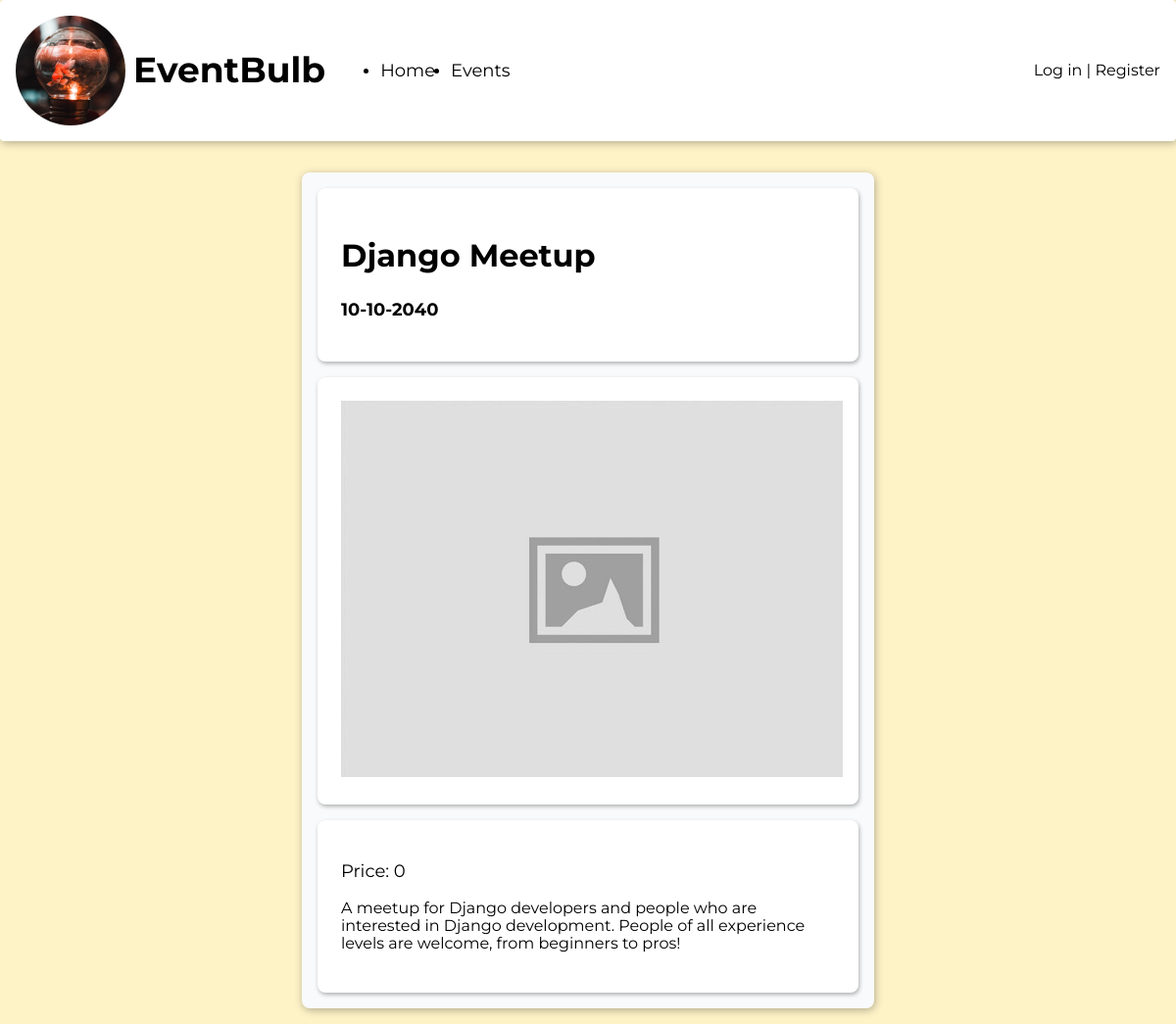
The app's page /events/1/ with its own data.
### events/models.py (models this page shows)
class Event(models.Model):
    title = models.CharField(max_length=255)
    description = models.TextField()
    datetime = models.DateTimeField()
    cost = models.IntegerField()

### events/views.py (the view)
# urls.py: path('<int:id>/', views.details, name="events_details"),
def details(request, id):
    event = get_object_or_404(Event, id=id)
    print(event)
    return render(request, 'events/details.html', {'event': event})

### templates/events/details.html
{% extends 'base.html' %}
{% load static %}
{% block content %}
  <main class="wrap-content">
    <div class="card-background half-width event-details">
      <section class="card event-header">
        <div class="event-info">
          <h2 class="event-title">{{event.title}}</h2>
          <h3>{{event.datetime|date:"d-m-Y" }}</h3>
        </div>
      </section>
      <section class="card">
        <img src="{% static 'images/image_placeholder.jpg' %}" alt="Placeholder">
      </section>
      <section class="card">
        <p class="event-cost">Price: {{ event.cost }}</p>
        <p>{{ event.description }}</p>
      </section>
    </div>
  </main>
{% endblock %}

### static/css/style.css (style rules this page uses)
:root { --shadow: 1px 2px 8px rgba(0,0,0,0.3); --shadow-small: 1px 2px 4px rgba(0,0,0,0.3); --yellow : #FEF3C7; --yellow-accent: #FDE68A; --gray: #E5E7EB; --gray-accent: #D1D5DB; --gray-light: #F9FAFB; --red: #FECACA; --red-accent: #FCA5A5; }
body { background-color: var(--yellow); display: flex; flex-direction: column; height: 100vh; font-family: 'Montserrat', Helvetica, Arial, sans-serif; }
h2 { font-size: 1.25rem; }
h3 { font-size: 1.125rem; }
main { margin: 1rem; padding: 1rem; display: grid; gap: 1rem; flex-grow: 1; flex-shrink: 1; }
.card-background { background-color: var(--gray-light); padding: 0.5rem; box-shadow: var(--shadow); border-radius: 0.5rem; display: flex; flex-direction: column; }
.card { margin: 0.5rem; padding: 1.5rem; background-color: white; border-radius: 0.5rem; box-shadow: var(--shadow-small) }
.wrap-content { align-items: flex-start; flex-grow: 0; }
.half-width { justify-self: center; width: 50%; }
.event-title { font-size: 2rem; }
.event-details .event-header { display: flex; align-items: center; justify-content: space-between; }
.event-details .event-cost { font-size: 1.125rem; }

### records on screen
Event: title "Django Meetup", datetime "10-10-2040", cost "0", description "A meetup for Django developers and people who are interested in Django development. People of all experience levels are welcome, from beginners to pros!"
